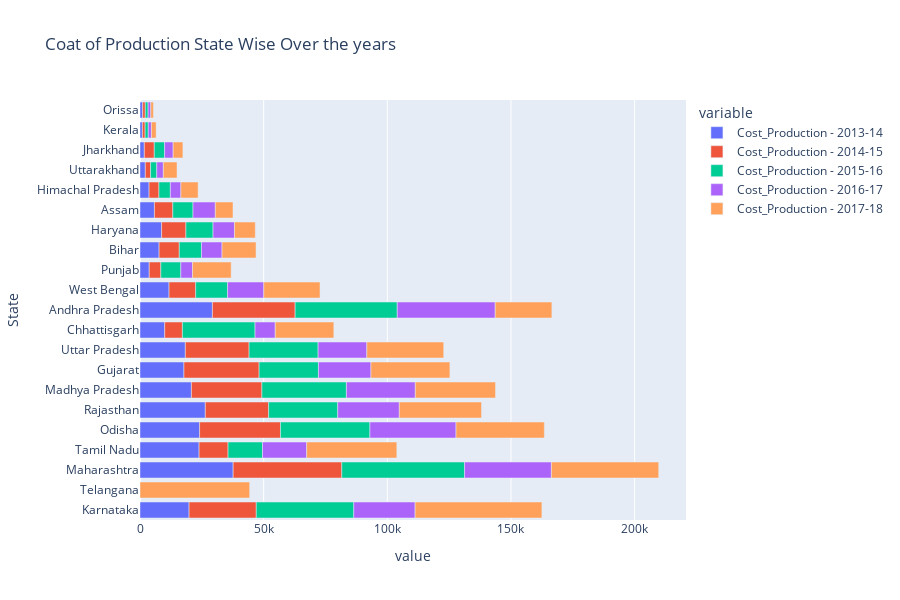

Notebook source saved alongside this figure:
### Markdown cell above
- The Cost of Production for Karnataka is higest in 2017 to 2018. 
- Maharashtra's Cost of Production is in 2nd position for 2013 to 2016, then in 2017-2018 Telangana is in second position and in 2016-17 Andhra Pagesh was in 2nd Position.
- The Cost of Production for Orissa and Kerala in the lowest throught out the years.

### Code cell
plt.rcParams["figure.figsize"] = (20,10)
px.bar(prod, y= 'State',x = CP, 
        title = 'Coat of Production State Wise Over the years',orientation= 'h',height= 600)

### Figure 1 — Plotly figure (JSON) as saved in the notebook; plotly's stock layout.template omitted (floating-point values rounded to 4 significant figures)
{"data": [{"alignmentgroup": "True", "hovertemplate": "variable=Cost_Production - 2013-14<br>value=%{x}<br>State=%{y}<extra></extra>", "legendgroup": "Cost_Production - 2013-14", "marker": {"color": "#636efa", "pattern": {"shape": ""}}, "name": "Cost_Production - 2013-14", "offsetgroup": "Cost_Production - 2013-14", "orientation": "h", "showlegend": true, "textposition": "auto", "type": "bar", "x": [19850.0, 0, 37660.0, 23890.0, 24100.0, 26410.0, 20790.0, 17770.0, 18330.0, 9994.0, 29280.0, 11750.0, 3737.0, 7724.0, 8738.0, 5833.0, 3670.0, 2145.0, 1747.0, 977.1, 1076.0], "xaxis": "x", "y": ["Karnataka", "Telangana", "Maharashtra", "Tamil Nadu", "Odisha", "Rajasthan", "Madhya Pradesh", "Gujarat", "Uttar Pradesh", "Chhattisgarh", "Andhra Pradesh", "West Bengal", "Punjab", "Bihar", "Haryana", "Assam", "Himachal Pradesh", "Uttarakhand", "Jharkhand", "Kerala", "Orissa"], "yaxis": "y"}, {"alignmentgroup": "True", "hovertemplate": "variable=Cost_Production - 2014-15<br>value=%{x}<br>State=%{y}<extra></extra>", "legendgroup": "Cost_Production - 2014-15", "marker": {"color": "#EF553B", "pattern": {"shape": ""}}, "name": "Cost_Production - 2014-15", "offsetgroup": "Cost_Production - 2014-15", "orientation": "h", "showlegend": true, "textposition": "auto", "type": "bar", "x": [27170.0, 0, 43930.0, 11720.0, 32690.0, 25610.0, 28500.0, 30390.0, 25770.0, 7156.0, 33440.0, 10770.0, 4687.0, 8148.0, 9829.0, 7430.0, 3988.0, 2124.0, 4025.0, 1099.0, 1066.0], "xaxis": "x", "y": ["Karnataka", "Telangana", "Maharashtra", "Tamil Nadu", "Odisha", "Rajasthan", "Madhya Pradesh", "Gujarat", "Uttar Pradesh", "Chhattisgarh", "Andhra Pradesh", "West Bengal", "Punjab", "Bihar", "Haryana", "Assam", "Himachal Pradesh", "Uttarakhand", "Jharkhand", "Kerala", "Orissa"], "yaxis": "y"}, {"alignmentgroup": "True", "hovertemplate": "variable=Cost_Production - 2015-16<br>value=%{x}<br>State=%{y}<extra></extra>", "legendgroup": "Cost_Production - 2015-16", "marker": {"color": "#00cc96", "pattern": {"shape": ""}}, "name": "Cost_Production - 2015-16", "offsetgroup": "Cost_Production - 2015-16", "orientation": "h", "showlegend": true, "textposition": "auto", "type": "bar", "x": [39430.0, 0, 49650.0, 13930.0, 36170.0, 27950.0, 34170.0, 23990.0, 27920.0, 29370.0, 41290.0, 12900.0, 8076.0, 8988.0, 10970.0, 8165.0, 4612.0, 2518.0, 4172.0, 1258.0, 1129.0], "xaxis": "x", "y": ["Karnataka", "Telangana", "Maharashtra", "Tamil Nadu", "Odisha", "Rajasthan", "Madhya Pradesh", "Gujarat", "Uttar Pradesh", "Chhattisgarh", "Andhra Pradesh", "West Bengal", "Punjab", "Bihar", "Haryana", "Assam", "Himachal Pradesh", "Uttarakhand", "Jharkhand", "Kerala", "Orissa"], "yaxis": "y"}, {"alignmentgroup": "True", "hovertemplate": "variable=Cost_Production - 2016-17<br>value=%{x}<br>State=%{y}<extra></extra>", "legendgroup": "Cost_Production - 2016-17", "marker": {"color": "#ab63fa", "pattern": {"shape": ""}}, "name": "Cost_Production - 2016-17", "offsetgroup": "Cost_Production - 2016-17", "orientation": "h", "showlegend": true, "textposition": "auto", "type": "bar", "x": [24790.0, 0, 35100.0, 17870.0, 34820.0, 24880.0, 27850.0, 21230.0, 19700.0, 8165.0, 39610.0, 14650.0, 4721.0, 8305.0, 8661.0, 9017.0, 4260.0, 2651.0, 3460.0, 1275.0, 1101.0], "xaxis": "x", "y": ["Karnataka", "Telangana", "Maharashtra", "Tamil Nadu", "Odisha", "Rajasthan", "Madhya Pradesh", "Gujarat", "Uttar Pradesh", "Chhattisgarh", "Andhra Pradesh", "West Bengal", "Punjab", "Bihar", "Haryana", "Assam", "Himachal Pradesh", "Uttarakhand", "Jharkhand", "Kerala", "Orissa"], "yaxis": "y"}, {"alignmentgroup": "True", "hovertemplate": "variable=Cost_Production - 2017-18<br>value=%{x}<br>State=%{y}<extra></extra>", "legendgroup": "Cost_Production - 2017-18", "marker": {"color": "#FFA15A", "pattern": {"shape": ""}}, "name": "Cost_Production - 2017-18", "offsetgroup": "Cost_Production - 2017-18", "orientation": "h", "showlegend": true, "textposition": "auto", "type": "bar", "x": [51270.0, 44340.0, 43390.0, 36450.0, 35710.0, 33250.0, 32450.0, 31920.0, 31080.0, 23700.0, 22910.0, 22730.0, 15640.0, 13750.0, 8421.0, 7157.0, 6975.0, 5538.0, 3946.0, 1918.0, 1051.0], "xaxis": "x", "y": ["Karnataka", "Telangana", "Maharashtra", "Tamil Nadu", "Odisha", "Rajasthan", "Madhya Pradesh", "Gujarat", "Uttar Pradesh", "Chhattisgarh", "Andhra Pradesh", "West Bengal", "Punjab", "Bihar", "Haryana", "Assam", "Himachal Pradesh", "Uttarakhand", "Jharkhand", "Kerala", "Orissa"], "yaxis": "y"}], "layout": {"barmode": "relative", "height": 600, "legend": {"title": {"text": "variable"}, "tracegroupgap": 0}, "title": {"text": "Coat of Production State Wise Over the years"}, "xaxis": {"anchor": "y", "domain": [0, 1], "title": {"text": "value"}}, "yaxis": {"anchor": "x", "domain": [0, 1], "title": {"text": "State"}}}}
